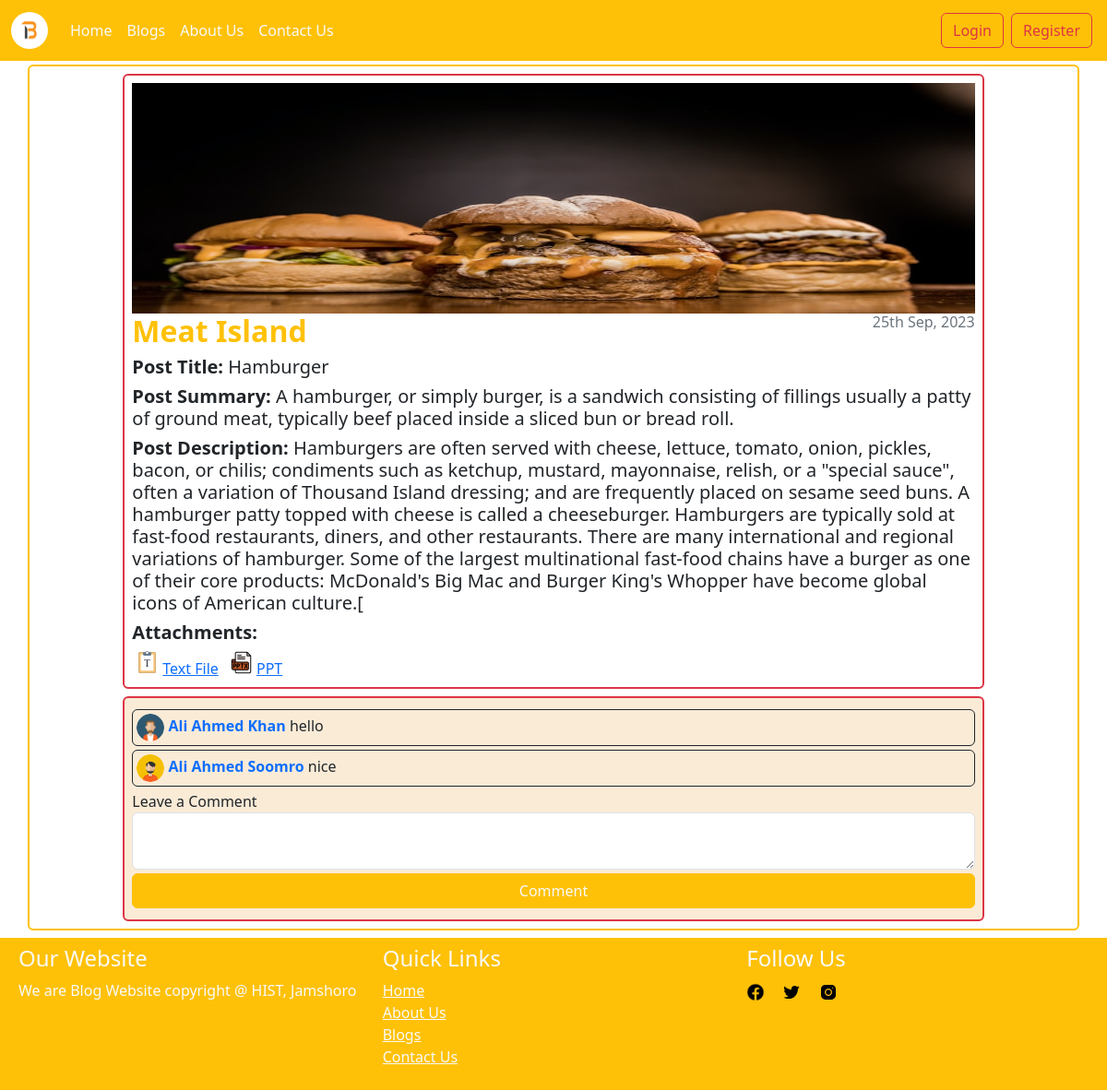
The page /post-page.php?post_id=15 on the database its author committed.
### tables this page shows
CREATE TABLE `post` (
  `post_id` int(11) NOT NULL AUTO_INCREMENT,
  `blog_id` int(11) NOT NULL,
  `post_title` varchar(200) NOT NULL,
  `post_summary` varchar(250) NOT NULL,
  `post_description` text NOT NULL,
  `featured_img` text NOT NULL,
  `is_comment_allowed` enum('Yes','No') NOT NULL,
  `status` enum('Active','Inactive') NOT NULL DEFAULT 'Active',
  `created_at` timestamp NOT NULL DEFAULT current_timestamp(),
  `updated_at` timestamp NULL DEFAULT NULL,
  PRIMARY KEY (`post_id`),
  KEY `blog_id` (`blog_id`),
  CONSTRAINT `post_ibfk_2` FOREIGN KEY (`blog_id`) REFERENCES `blog` (`blog_id`)
);

CREATE TABLE `blog` (
  `blog_id` int(11) NOT NULL AUTO_INCREMENT,
  `user_id` int(11) NOT NULL,
  `blog_title` varchar(200) NOT NULL,
  `posts_per_page` int(11) NOT NULL,
  `blog_background_image` text NOT NULL,
  `blog_status` enum('Active','Inactive') NOT NULL DEFAULT 'Active',
  `created_at` timestamp NOT NULL DEFAULT current_timestamp(),
  `updated_at` timestamp NULL DEFAULT NULL,
  PRIMARY KEY (`blog_id`),
  KEY `user_id` (`user_id`),
  CONSTRAINT `blog_ibfk_1` FOREIGN KEY (`user_id`) REFERENCES `user` (`user_id`)
);

CREATE TABLE `post_attachment` (
  `post_attachment_id` int(11) NOT NULL AUTO_INCREMENT,
  `post_id` int(11) NOT NULL,
  `attachment_title` varchar(200) NOT NULL,
  `attachment_path` varchar(200) NOT NULL,
  `status` enum('Active','Inactive') NOT NULL DEFAULT 'Active',
  `created_at` timestamp NOT NULL DEFAULT current_timestamp(),
  `updated_at` timestamp NULL DEFAULT NULL,
  PRIMARY KEY (`post_attachment_id`),
  KEY `post_id` (`post_id`),
  CONSTRAINT `post_attachment_ibfk_1` FOREIGN KEY (`post_id`) REFERENCES `post` (`post_id`)
);

CREATE TABLE `post_comment` (
  `comment_id` int(11) NOT NULL AUTO_INCREMENT,
  `user_id` int(11) NOT NULL,
  `post_id` int(11) NOT NULL,
  `comment` text NOT NULL,
  `status` enum('Active','Inactive') NOT NULL DEFAULT 'Inactive',
  `created_at` timestamp NOT NULL DEFAULT current_timestamp(),
  `updated_at` timestamp NULL DEFAULT NULL,
  PRIMARY KEY (`comment_id`),
  KEY `user_id` (`user_id`),
  KEY `post_id` (`post_id`),
  CONSTRAINT `post_comment_ibfk_2` FOREIGN KEY (`post_id`) REFERENCES `post` (`post_id`),
  CONSTRAINT `post_comment_ibfk_3` FOREIGN KEY (`post_id`) REFERENCES `post` (`post_id`),
  CONSTRAINT `post_comment_ibfk_4` FOREIGN KEY (`user_id`) REFERENCES `user` (`user_id`)
);

CREATE TABLE `user` (
  `user_id` int(11) NOT NULL AUTO_INCREMENT,
  `role_id` int(11) DEFAULT 2,
  `first_name` varchar(200) NOT NULL,
  `last_name` varchar(200) NOT NULL,
  `email` varchar(200) NOT NULL,
  `password` varchar(200) NOT NULL,
  `gender` enum('Male','Female') NOT NULL,
  `date_of_birth` date NOT NULL,
  `profile_img` text NOT NULL,
  `home_town` varchar(200) NOT NULL,
  `approval` enum('Pending','Approved','Rejected') NOT NULL DEFAULT 'Pending',
  `status` enum('Active','Inactive') NOT NULL DEFAULT 'Inactive',
  `created_at` timestamp NOT NULL DEFAULT current_timestamp(),
  `updated_at` timestamp NULL DEFAULT NULL,
  PRIMARY KEY (`user_id`),
  UNIQUE KEY `email` (`email`),
  KEY `role_id` (`role_id`),
  CONSTRAINT `user_ibfk_1` FOREIGN KEY (`role_id`) REFERENCES `role` (`role_id`)
);

### post-page.php (the view, shortened to what this page needs)
<?php
require_once('require/general-library.php');
require_once('require/database-library.php');
$db = new Database();
 ?>
	<div class="container border border-2 border-warning rounded p-2" style="margin-top: 70px; min-height: 80vh;">
		<?php
		if (isset($_REQUEST['post_id'])) {
			$post_id = $_REQUEST['post_id'];
		 ?>
		<div class="row mx-0 px-0">
			<div class="col-md-1"></div>
			<?php
			$result = $db->show_post_by_post_id($post_id);
			if ($result->num_rows>0) {
				$row = mysqli_fetch_assoc($result);
			?>
			<div class="col-md-10 border border-2 border-danger rounded p-2">
				<img src="Post_Featured_Images/<?php echo $row['featured_img']; ?>" style="width: 100%; height: 250px;">
				<span class="text-center my-2 h2"><a href="this-blog.php?blog_id=<?php echo $row['blog_id']; ?>" class="text-warning" style="text-decoration: none;"><b><?php echo $row['blog_title']; ?></b></a></span>
				<span class="text-secondary float-end h6"><?php $db->date_format($row['created_at']); ?></span>
				<h5 class="my-2"><b>Post Title: </b><?php echo $row['post_title']; ?></h5>
				<h5 class="my-2"><b>Post Summary: </b><?php echo $row['post_summary']; ?></h5>
				<h5 class="my-2"><b>Post Description: </b><?php echo $row['post_description']; ?></h5>
				<?php
				$result2 = $db->post_attachment_by_post_id($post_id);
				if ($result2->num_rows>0) {
				 ?>
				<h5><b>Attachments:</b></h5>
				<?php
				while ($row2 = mysqli_fetch_assoc($result2)) {
				?>
					<a href="<?php echo $row2['attachment_path']; ?>" class="attachment_icon mx-1" download><?php echo $row2['attachment_title'];?></a>
				<?php
					}
				 }
				 ?>
			</div>
			<div class="col-md-1"></div>
		</div>
		<div class="row mt-2 mx-0 px-0">
			<div class="col-md-1"></div>
			<div class="col-md-10 border border-2 border-danger rounded p-2" style="background-color: antiquewhite;">
				<div class="col-md-12">
					<?php
					$result3 = $db->show_post_comment_by_post_id($post_id);
					if ($result3->num_rows>0) {
						while ($row3 = mysqli_fetch_assoc($result3)) {
					 ?>
					<div class="border border-dark rounded p-1 my-1">
					<img class="rounded-circle" src="Profile_Images/<?php echo $row3['profile_img'] ?>" style="width: 30px; height: 30px;">
					<span><b class="text-primary"><?php echo $row3['first_name']." ".$row3['last_name']; ?> </b><?php echo $row3['comment']; ?></span>
					</div>
					<?php
						}
					}else{
						?>
						<p class="border border-dark p-1 text-center"><b class="text-secondary">Be the First to Comment</b></p>
						<?php
					}
					 ?>
				</div>
				<?php
				if ($row['is_comment_allowed'] == 'Yes') {
				 ?>
				<div class="col-md-12">
				<form action="user-process.php">
					<div class="form-group">
                        <label for="comment">Leave a Comment</label>
                        <textarea class="form-control" id="comment" name="given_comment" rows="2"></textarea>
                    </div>
                    <?php
                    if (isset($_SESSION['user'])) {
                    ?>
                    <input type="hidden" name="user_id" value="<?php echo $_SESSION['user']['user_id']; ?>">
                    <div class="d-grid gap-2 m-1">
                        <button class="btn btn-warning text-light" type="submit" name="comment" value="comment">Comment</button>
                    </div>
                <?php
                     }else{
                     	?>
                     	<a type="button" class="btn btn-warning my-1 text-light" data-bs-toggle="modal" data-bs-target="#exampleModal" style="width: 100%;">Comment</a>
                     	<?php
                     }
                ?>
                </form>
				</div>
			<?php
				}
			?>
			</div>
			<div class="col-md-1"></div>
		</div>
		<?php
			}else{
				header("location: index.php");
			}
		}else{
			header("location: index.php");
		}
		?>
	</div>

### require/database-library.php (shortened to what this page needs)
<?php
class Database{
	public $connection;
	public function __construct($hostname="localhost",$username="root",$password="",$database_name="20518_syed_azhar_ali_shah"){
		$this->connection = mysqli_connect($hostname,$username,$password,$database_name);
	}
	public function date_format($time){
		$timestamp = strtotime($time);
		$date = date('jS M, Y', $timestamp);
		echo $date;
	}
	public function show_post_by_post_id($post_id){
		$this->query = "SELECT p.*, b.blog_title FROM post p JOIN blog b ON p.blog_id = b.blog_id WHERE p.post_id = {$post_id}";
		$this->result = mysqli_query($this->connection,$this->query);
		return $this->result;
	}
	public function post_attachment_by_post_id($post_id){
		$this->query = "SELECT * FROM post_attachment WHERE status = 'Active' AND post_id = {$post_id}";
		$this->result = mysqli_query($this->connection, $this->query);
		return $this->result;
	}
	public function show_post_comment_by_post_id($post_id){
		$this->query = "SELECT pc.*, u.first_name, u.last_name, u.profile_img FROM post_comment pc JOIN USER u ON pc.user_id = u.user_id WHERE pc.post_id = {$post_id} AND pc.status = 'Active'";
		$this->result = mysqli_query($this->connection,$this->query);
		return $this->result;
	}
}
 ?>

### main/main.css (style rules this page uses)
.attachment_icon::before { content: ""; display: inline-block; width: 25px; height: 25px; background-size: cover; margin-right: 4px; }
.attachment_icon[href$=".pptx"]::before { background-image: url('../icons/pptx.png'); }
.attachment_icon[href$=".txt"]::before { background-image: url('../icons/text.png'); }

### main/sidebars.css (style rules this page uses)
body { min-height: 100vh; min-height: -webkit-fill-available; }
html { height: -webkit-fill-available; }

### rows shown on the page
post: featured_img (picture), blog.blog_title "Meat Island", created_at "25th Sep, 2023", post_title "Hamburger", post_summary "A hamburger, or simply burger, is a sandwich consisting of fillings usually a patty of ground meat, typically beef placed inside a sliced bun or bread roll.", post_description "Hamburgers are often served with cheese, lettuce, tomato, onion, pickles, bacon, or chilis; condiments such as ketchup, mustard, mayonnaise, relish, or a \"special sauce\", often a variation of Thousand Island dressing; and are frequently placed on sesame seed buns. A hamburger patty topped with cheese is called a cheeseburger. Hamburgers are typically sold at fast-food restaurants, diners, and other restaurants. There are many international and regional variations of hamburger. Some of the largest multinational fast-food chains have a burger as one of their core products: McDonald's Big Mac and Burger King's Whopper have become global icons of American culture.["
post_attachment: attachment_title "Text File"
post_attachment: attachment_title "PPT"
post_comment: user.profile_img (picture), user.first_name "Ali Ahmed", user.last_name "Khan", comment "hello"
post_comment: user.profile_img (picture), user.first_name "Ali Ahmed", user.last_name "Soomro", comment "nice"
